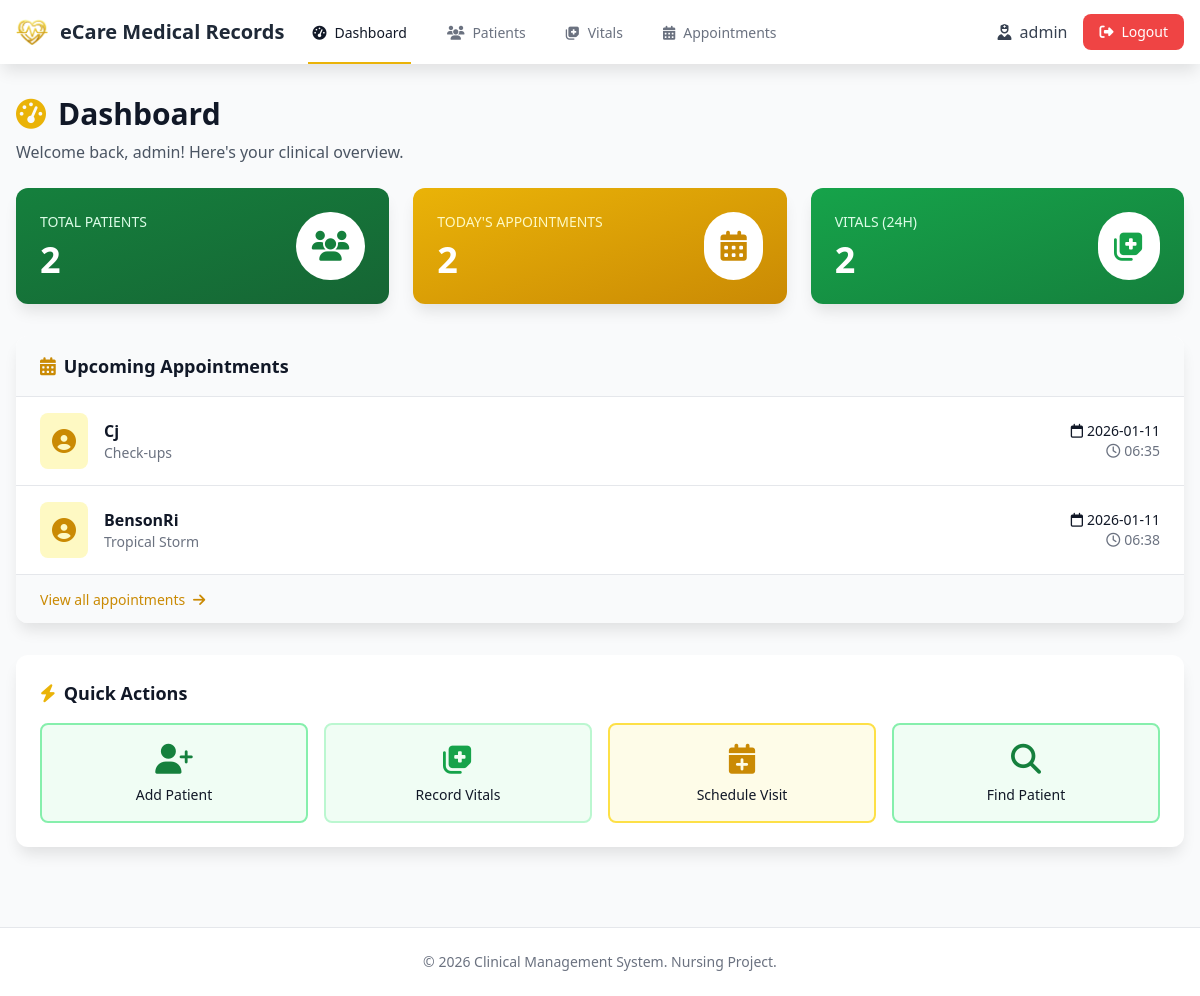
The app's page /dashboard (signed in) with its own data.
### tables this page shows
CREATE TABLE appointments (
            id INTEGER PRIMARY KEY AUTOINCREMENT,
            patient_id INTEGER NOT NULL,
            date DATE NOT NULL,
            time TIME NOT NULL,
            reason TEXT NOT NULL,
            status TEXT DEFAULT 'scheduled',
            notes TEXT,
            created_at TIMESTAMP DEFAULT CURRENT_TIMESTAMP,
            FOREIGN KEY (patient_id) REFERENCES patients (id) ON DELETE CASCADE
        );

CREATE TABLE patients (
            id INTEGER PRIMARY KEY AUTOINCREMENT,
            name TEXT NOT NULL,
            age INTEGER NOT NULL,
            gender TEXT NOT NULL,
            blood_type TEXT,
            allergies TEXT,
            contact TEXT,
            address TEXT,
            created_at TIMESTAMP DEFAULT CURRENT_TIMESTAMP,
            updated_at TIMESTAMP DEFAULT CURRENT_TIMESTAMP
        );

### app.py (the view)
@app.route('/dashboard')
@login_required
def dashboard():
    db = get_db()
    total_patients = db.execute('SELECT COUNT(*) as count FROM patients').fetchone()['count']
    today = datetime.now().strftime('%Y-%m-%d')
    today_appointments = db.execute(
        'SELECT COUNT(*) as count FROM appointments WHERE date = ?', (today,)
    ).fetchone()['count']
    yesterday = (datetime.now() - timedelta(days=1)).strftime('%Y-%m-%d %H:%M:%S')
    recent_vitals = db.execute(
        'SELECT COUNT(*) as count FROM vitals WHERE recorded_at > ?', (yesterday,)
    ).fetchone()['count']
    upcoming = db.execute(
        '''SELECT a.*, p.name as patient_name
           FROM appointments a
           JOIN patients p ON a.patient_id = p.id
           WHERE a.date >= ?
           ORDER BY a.date, a.time
           LIMIT 5''', (today,)
    ).fetchall()
    stats = {
        'total_patients': total_patients,
        'today_appointments': today_appointments,
        'recent_vitals': recent_vitals
    }
    return render_template('dashboard.html', stats=stats, upcoming=upcoming)

### app.py (called while the page is built)
def login_required(f):
    @wraps(f)
    def decorated_function(*args, **kwargs):
        if 'user_id' not in session:
            flash('Please log in to access this page.', 'warning')
            return redirect(url_for('login'))
        return f(*args, **kwargs)
    return decorated_function

### models/database.py (called while the page is built)
def get_db():
    if 'db' not in g:
        g.db = sqlite3.connect(
            current_app.config['DATABASE'],
            detect_types=sqlite3.PARSE_DECLTYPES
        )
        g.db.row_factory = sqlite3.Row
    return g.db

### templates/dashboard.html (shortened to what this page needs)
{% extends "layout.html" %}
{% block content %}
<div class="slide-in">
    <div class="mb-6">
        <h1 class="text-3xl font-bold text-gray-900">
            <i class="fas fa-tachometer-alt mr-3 text-yellow-500"></i>Dashboard
        </h1>
        <p class="text-gray-600 mt-2">Welcome back, {{ session.username }}! Here's your clinical overview.</p>
    </div>
    <div class="grid grid-cols-1 md:grid-cols-3 gap-6 mb-8">
        <div class="bg-gradient-to-br from-green-700 to-green-800 rounded-xl shadow-lg p-6 text-white">
            <div class="flex items-center justify-between">
                <div>
                    <p class="text-green-100 text-sm font-medium uppercase">Total Patients</p>
                    <p class="text-4xl font-bold mt-2">{{ stats.total_patients }}</p>
                </div>
                <div class="bg-white rounded-full p-4">
                    <i class="fas fa-users text-3xl text-green-700"></i>
                </div>
            </div>
        </div>
        <div class="bg-gradient-to-br from-yellow-500 to-yellow-600 rounded-xl shadow-lg p-6 text-white">
            <div class="flex items-center justify-between">
                <div>
                    <p class="text-yellow-100 text-sm font-medium uppercase">Today's Appointments</p>
                    <p class="text-4xl font-bold mt-2">{{ stats.today_appointments }}</p>
                </div>
                <div class="bg-white rounded-full p-4">
                    <i class="fas fa-calendar-alt text-3xl text-yellow-600"></i>
                </div>
            </div>
        </div>
        <div class="bg-gradient-to-br from-green-600 to-green-700 rounded-xl shadow-lg p-6 text-white">
            <div class="flex items-center justify-between">
                <div>
                    <p class="text-green-100 text-sm font-medium uppercase">Vitals (24h)</p>
                    <p class="text-4xl font-bold mt-2">{{ stats.recent_vitals }}</p>
                </div>
                <div class="bg-white rounded-full p-4">
                    <i class="fas fa-notes-medical text-3xl text-green-600"></i>
                </div>
            </div>
        </div>
    </div>
    <div class="bg-white rounded-xl shadow-lg overflow-hidden mb-8">
        <div class="px-6 py-4 bg-gray-50 border-b">
            <h2 class="text-lg font-semibold text-gray-900">
                <i class="fas fa-calendar-alt mr-2 text-yellow-600"></i>Upcoming Appointments
            </h2>
        </div>
        {% if upcoming %}
        <div class="divide-y divide-gray-200">
            {% for appointment in upcoming %}
            <div class="px-6 py-4 hover:bg-gray-50 flex items-center justify-between">
                <div class="flex items-center space-x-4">
                    <div class="bg-yellow-100 rounded-lg p-3">
                        <i class="fas fa-user-circle text-yellow-600 text-2xl"></i>
                    </div>
                    <div>
                        <p class="font-semibold text-gray-900">{{ appointment.patient_name }}</p>
                        <p class="text-sm text-gray-500">{{ appointment.reason }}</p>
                    </div>
                </div>
                <div class="text-right">
                    <p class="text-sm font-medium text-gray-900">
                        <i class="far fa-calendar mr-1"></i>{{ appointment.date }}
                    </p>
                    <p class="text-sm text-gray-500">
                        <i class="far fa-clock mr-1"></i>{{ appointment.time }}
                    </p>
                </div>
            </div>
            {% endfor %}
        </div>
        <div class="px-6 py-3 bg-gray-50 border-t">
            <a href="{{ url_for('appointments') }}" class="text-yellow-600 hover:text-yellow-800 text-sm font-medium">
                View all appointments <i class="fas fa-arrow-right ml-1"></i>
            </a>
        </div>
        {% endif %}
    </div>
    <div class="bg-white rounded-xl shadow-lg p-6">
        <h2 class="text-lg font-semibold text-gray-900 mb-4">
            <i class="fas fa-bolt mr-2 text-yellow-500"></i>Quick Actions
        </h2>
        <div class="grid grid-cols-1 md:grid-cols-4 gap-4">
            <a href="{{ url_for('patients') }}" class="bg-green-50 hover:bg-green-100 border-2 border-green-300 rounded-lg p-4 text-center transition">
                <i class="fas fa-user-plus text-green-700 text-3xl mb-2"></i>
                <p class="text-sm font-medium text-gray-900">Add Patient</p>
            </a>
            <a href="{{ url_for('vitals') }}" class="bg-green-50 hover:bg-green-100 border-2 border-green-200 rounded-lg p-4 text-center transition">
                <i class="fas fa-notes-medical text-green-600 text-3xl mb-2"></i>
                <p class="text-sm font-medium text-gray-900">Record Vitals</p>
            </a>
            <a href="{{ url_for('appointments') }}" class="bg-yellow-50 hover:bg-yellow-100 border-2 border-yellow-300 rounded-lg p-4 text-center transition">
                <i class="fas fa-calendar-plus text-yellow-600 text-3xl mb-2"></i>
                <p class="text-sm font-medium text-gray-900">Schedule Visit</p>
            </a>
            <a href="{{ url_for('patients') }}" class="bg-green-50 hover:bg-green-100 border-2 border-green-300 rounded-lg p-4 text-center transition">
                <i class="fas fa-search text-green-700 text-3xl mb-2"></i>
                <p class="text-sm font-medium text-gray-900">Find Patient</p>
            </a>
        </div>
    </div>
</div>
{% endblock %}

### templates/layout.html (style rules this page uses)
* { box-sizing: border-box; margin: 0; padding: 0; }
body { font-family: system-ui, -apple-system, sans-serif; line-height: 1.6; }
.slide-in { animation: slideIn 0.3s ease-out; }
.bg-gray-50 { background-color: #f9fafb !important; }
.bg-white { background-color: #ffffff !important; }
.text-gray-900 { color: #111827 !important; }
.text-gray-500 { color: #6b7280 !important; }
.shadow-lg { box-shadow: 0 10px 15px -3px rgba(0, 0, 0, 0.1) !important; }
.rounded-lg { border-radius: 0.5rem !important; }
.py-4 { padding-top: 1rem !important; padding-bottom: 1rem !important; }
.mb-4 { margin-bottom: 1rem !important; }
.mb-6 { margin-bottom: 1.5rem !important; }
.mb-8 { margin-bottom: 2rem !important; }
.text-center { text-align: center !important; }
.font-bold { font-weight: 700 !important; }
.text-3xl { font-size: 1.875rem !important; line-height: 2.25rem !important; }
.min-h-screen { min-height: 100vh !important; }

### records on screen
appointments: patient_name "Cj", reason "Check-ups", date "2026-01-11", time "06:35"
appointments: patient_name "BensonRi", reason "Tropical Storm", date "2026-01-11", time "06:38"

### other values on screen
{{ session.username }} "admin"
{{ stats.total_patients }} "2"
{{ stats.today_appointments }} "2"
{{ stats.recent_vitals }} "2"
